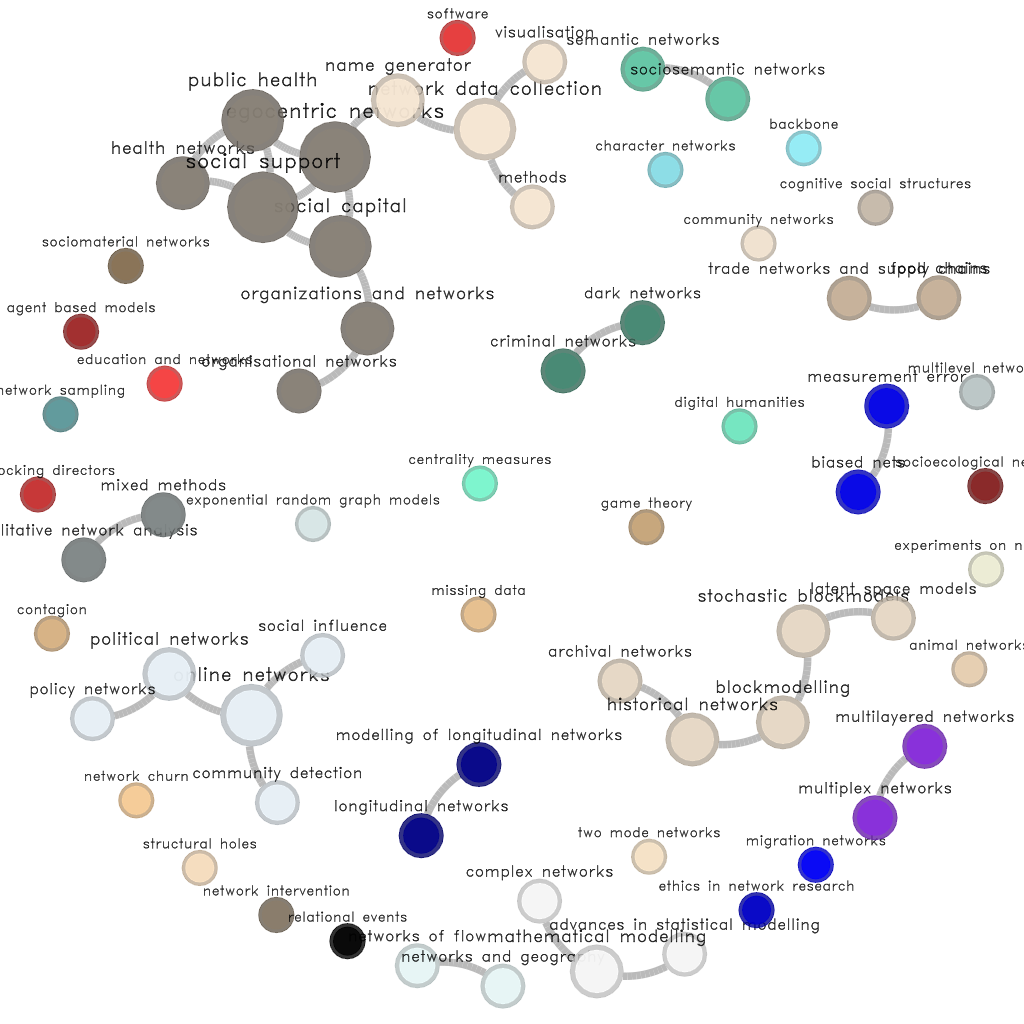

Reproduce this figure in R.
library(data.table)
library(igraph)
library(rgexf)
library(netplot)

metadata <- fread("paper.meta.data.csv", header = TRUE)

topics <- strsplit(metadata$Topics, "\n")

topics <- lapply(topics, \(kw) {
  gsub("^[^[:print:]]+|[^[:print:]]+$", "", kw) |> unique() |> tolower() |>
    gsub(pattern = "[[:blank:]]{2,}", replacement = " ", perl = TRUE) |>
    gsub(pattern = "[^[:alnum:][:blank:]]+", replacement = " ", perl = TRUE)
})

topics_rank <- topics |> unlist()
topics_rank <- data.table(
  topic = topics_rank
)[, .(count = .N), by = "topic"]

topics <- lapply(seq_along(topics), \(i) {
  data.table(p = i, kw = topics[[i]])
}) |> rbindlist()

topics <- topics[complete.cases(topics)]

topics_el <- merge(
  topics[, .(w1 = kw, p)],
  topics[, .(w2 = kw, p)], allow.cartesian = TRUE
)

topics_el <- topics_el[, .(
  w1 = fifelse(w1 > w2, w1, w2),
  w2 = fifelse(w1 > w2, w2, w1)
)][w1 > w2]

topics_el <- topics_el[, .(inters = .N), by = .(w1, w2)]

ntopics <- nrow(topics_rank)
topics_mat <- matrix(
  0L,
  nrow = ntopics, ncol = ntopics,
  dimnames = with(topics_rank, list(topic, topic))
)

# |A intersetct B| / (|A| + |B| - |A intersect B|)
topics_mat[as.matrix(topics_el[,-3])] <- topics_el$inters

topics_mat <- topics_mat/(matrix(
  topics_rank$count, byrow = TRUE, nrow = ntopics, ncol = ntopics
) + topics_rank$count - topics_mat)

# The individual sums
topics_mat[] <- as.integer(topics_mat > .3)

(topics_net <- graph_from_adjacency_matrix(topics_mat, mode = "undirected"))

# Coloring accordin gto communities
topics_cluster <- cluster_louvain(topics_net)
V(topics_net)$community <- membership(topics_cluster)
V(topics_net)$color     <- colors(distinct = TRUE)[V(topics_net)$community] |>
  adjustcolor(alpha.f = .8)

# Computing layout
set.seed(13331)
topics_net <- add_layout_(topics_net, with_kk())

saveRDS(topics_net, "topics.rds")

graphics.off()
png(filename = "topics.png", width = 1024, height = 1024, pointsize = 24)
nplot(
  topics_net,
  layout             = graph_attr(topics_net, "layout"),
  vertex.color       = V(topics_net)$color,
  vertex.size.range  = c(.025, .05)*1.5,
  edge.width.range   = c(0.25, 1) * 10,
  vertex.label.range = c(10, 15)*1.5,
  edge.line.breaks   = 10,
  vertex.nsides      = rep(20, vcount(topics_net)),
  vertex.label.show  = 1, 
  zero.margins       = FALSE,
  edge.color         = rep(adjustcolor("darkgray", alpha.f = .8), ecount(topics_net))
)
dev.off()

gf <- igraph.to.gexf(
  topics_net,
  nodesVizAtt = list(
    position = cbind(graph_attr(topics_net, "layout"), 0),
    color    = col2rgb(V(topics_net)$color) |> t(),
    size     = sqrt(degree(topics_net) + 1)
  )
)

plot(
  gf,
  minEdgeWidth   = .1,
  maxEdgeWidth   = 2,
  nodeSizeFactor = .5,
  zoomLevel      = 0,
  dir            = "topics",
  graphFile      = "sunbelt2022_topics.gexf"
)
